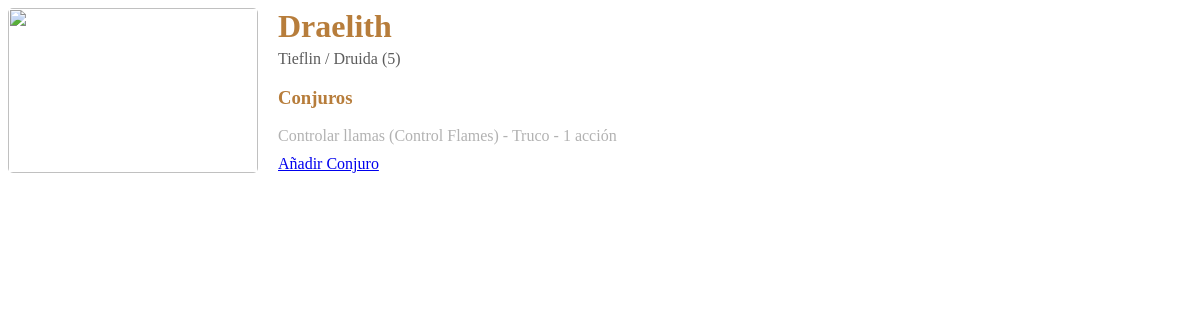
The app's page /sections/personaje.php?id=1 with its own data.
### tables this page shows
CREATE TABLE `chars` (
  `id_char` int(11) NOT NULL,
  `id_user` int(3) NOT NULL,
  `name` varchar(50) NOT NULL,
  `raza` varchar(255) NOT NULL,
  `nivel` int(2) NOT NULL,
  `clase` varchar(255) NOT NULL,
  `pdf_path` varchar(255) NOT NULL,
  `image_path` varchar(255) NOT NULL,
  `full_body_image_path` varchar(255) NOT NULL
);

CREATE TABLE `conjuros` (
  `id_spell` int(4) NOT NULL,
  `name` varchar(255) NOT NULL,
  `descr` text NOT NULL,
  `duracion` varchar(255) NOT NULL,
  `concentracicon` varchar(255) NOT NULL,
  `casteo` varchar(255) NOT NULL,
  `level` varchar(255) NOT NULL,
  `rango` varchar(255) NOT NULL,
  `clases` varchar(500) NOT NULL,
  `escuela` varchar(255) NOT NULL
);

### classes/DbConnector.php (called while the page is built, shortened)
<?php
class DbConector {
    private $db = "";
    private static $instance;
    public static function singleton()
    {
        if (!isset(self::$instance)) {
            self::$instance = new self();
        }
        return self::$instance;
    }
    private function __construct() {
        $this->db = new PDO($this::DB_DATA, $this::USERNAME, $this::PASSWD);
    }
    public function getChar($id_char) {
        try {
            $consulta = $this->db->prepare("SELECT * FROM chars where id_char = :char_id");
            $consulta->bindParam(":char_id", $id_char, PDO::PARAM_INT);
            $results = $consulta->execute();
            $data = $consulta->fetch();
            return $data;
        } catch (PDOException $e) {
            echo $e->getMessage();
        }
    }
    public function getSpellsIds($id_char) {
        try {
            $consulta = $this->db->prepare("SELECT spells FROM spellset where id_char = :char_id");
            $consulta->bindParam(":char_id", $id_char, PDO::PARAM_INT);
            $results = $consulta->execute();
            $data = $consulta->fetch();
            if (isset($data["spells"])) {
                return $data["spells"];
            } else {
                return "";
            }
        } catch (PDOException $e) {
            echo $e->getMessage();
        }
    }
    public function getSpells($ids, $diffOrder = null) {
        try {
            if ($ids != null) {
                if ($diffOrder == null) {
                    $consulta = $this->db->prepare("SELECT * FROM conjuros where id_spell in ($ids) ORDER BY `conjuros`.`level` ASC");
                } else {
                    $consulta = $this->db->prepare("SELECT * FROM conjuros where id_spell in ($ids)  ORDER BY
                    CASE
                        WHEN casteo = '1 acción adicional' THEN 0
                        WHEN casteo = '1 acción' THEN 1
                        WHEN casteo = '1 reacción' THEN 2
                        ELSE 3
                    END");
                }
            } else {
                return [];
            }
            $results = $consulta->execute();
            $data = $consulta->fetchAll();
            return $data;
        } catch (PDOException $e) {
            echo $e->getMessage();
        }
    }
}

### sections/personaje.php (the view)
<?php
require_once("../classes/DbConnector.php");
$db = DbConector::singleton();
if (isset($_GET["id"])) {
    $charId = $_GET["id"];
    $charData = $db->getChar($charId);
    $spellsIds = str_replace('"', '',$db->getSpellsIds($charId));
    $charSpells = $db->getSpells($spellsIds, "yes");
}
?>
<link rel="stylesheet" href="../styles/char.css">
<div id="charDiv">
    <img src="../resources/chars/draelith_cuerpo_completo.png" id="fullBodyImg" alt="">
    <div class="charInfo">
        <h1><?=$charData["name"]?></h1>
        <span id="charSubTitle"><?=$charData["raza"]?> / <?=$charData["clase"]?> (<?=$charData["nivel"]?>)</span>
        <h3>Conjuros</h3>
        <?php foreach ($charSpells as $key => $spell) { ?>
            <a class="spellsInfo" href="spell.php?id_spell=<?=$spell["id_spell"]?>&prevPath=<?=$_SERVER['REQUEST_URI']?>"> <?=$spell["name"]?> - <?=$spell["level"]?> - <?=$spell["casteo"]?></a>
        <?php } ?>
        <a href="allSpells.php?classFilter=<?=strtolower($charData["clase"])?>">Añadir Conjuro</a>
    </div>
</div>

### styles/char.css (style rules this page uses)
#charDiv { display: grid; grid-template-columns: 250px auto; grid-gap: 20px }
#fullBodyImg { width: 100%; border-radius: 5px; }
#charDiv h1 { margin-top: 0; margin-bottom: 5px; }
#charDiv h1, #charDiv h2, #charDiv h3 { color: #b77d3b; }
#charSubTitle { color: #5b5b5b }
.spellsInfo { color: #b2b2b2; margin: 10px 0; cursor: pointer; display: block; text-decoration: none; }

### records on screen
chars: name "Draelith", raza "Tieflin", clase "Druida", nivel "5"
conjuros: name "Controlar llamas (Control Flames)", level "Truco", casteo "1 acción"
